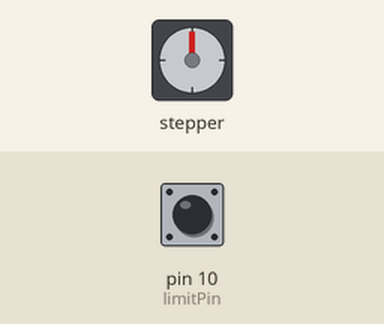
Recording of a sketch running on a simulated Arduino Uno, built with avr-gcc and run on an emulated ATmega328P. Shown: stepper motor. Wiring (inferred from the names in the program): stepper motor driver (200 steps per turn assumed): step pin 3; direction pin 6. The inputs (shaded band) are chosen by the test bench; at power-on: pin 10 (limitPin) HIGH.

Above: at 1.2 s.
1.3 s: pin 10 (limitPin) driven LOW
At 1.75 s:
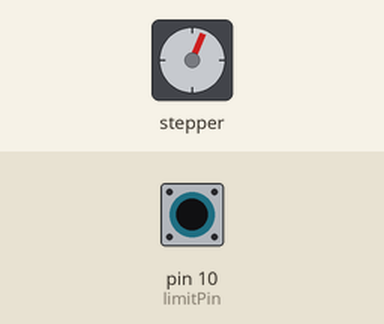
At 2.35 s:
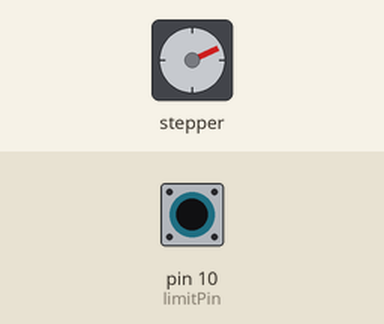
4.3 s: pin 10 (limitPin) pulsed HIGH 2 times (0.12 s each, 0.3 s apart)
At 5.09 s:
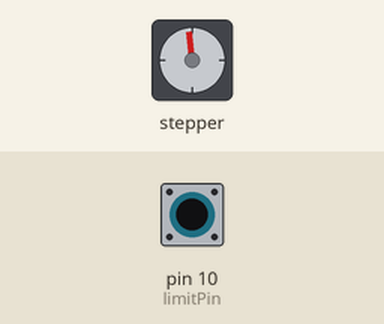
7.9 s: pin 10 (limitPin) pulsed HIGH 5 times (0.12 s each, 0.3 s apart)
Timing chart, 0 to 20.5 s (numbered marks = the images above; inputs shaded):
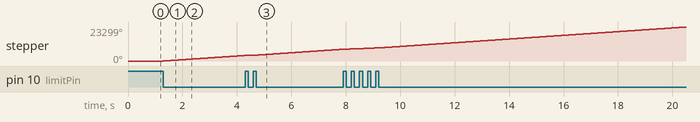

Measured:
- after the input at 1.3 s, stepper: keeps turning clockwise at about 1269°/s, starting at once

The sketch:

Limit_Switch.ino
```cpp
// defines pins numbers
const int stepPin = 3;
const int dirPin = 6;
//const int enPin = 8;
const int limitPin = 10;
void setup() {

  pinMode(limitPin,INPUT_PULLUP);
  // Sets the two pins as Outputs
  pinMode(stepPin,OUTPUT);
  pinMode(dirPin,OUTPUT);

  //pinMode(enPin,OUTPUT);
  //digitalWrite(enPin,LOW);

}
void loop() {
  digitalWrite(dirPin,HIGH);
 if( digitalRead(limitPin) == LOW){
    digitalWrite(stepPin,HIGH);
    delayMicroseconds(700);
    digitalWrite(stepPin,LOW);
    delayMicroseconds(700);
 }

}
```
